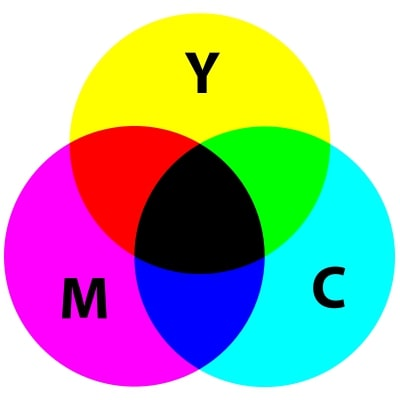
#> input picture src_images/CMY_colors.jpeg, 400 x 400 px
$ python lithophane.py src_images/CMYKColourModel.jpeg src_images/CMY_colors.jpeg
#> lines starting #> are read from the running program, lines starting #| are printed output that depends on the picture
"""
This is the Lithophane Module written by Dirk Colbry.

Core of this module uses matlab-stl to write stl
files written by Rick van Hattem.

https://github.com/colbrydi/Lithophane
"""

import matplotlib.image as img
import matplotlib.pyplot as plt
import os
import sys
# from PIL import Image
from skimage.transform import resize

import numpy as np

from mpl_toolkits import mplot3d
from matplotlib import pyplot

from stl import mesh


def rgb2gray(rgb):
    """
    Convert rgb image to grayscale image in range 0-1
    gray = factorial(rgbimg)
    """
    r, g, b = rgb[:, :, 0], rgb[:, :, 1], rgb[:, :, 2]
    gray = 0.2989 * r + 0.5870 * g + 0.1140 * b
    return gray


def scaleim(im, width_mm=40):
    """
    Scale image to 0.1 pixel width
    For example the following:

    im_scaled = scaleim(im, width_mm = 100)

    Will make an image with 1000 pixels wide.
    The height will be scale proportionally
    """
    ydim = im.shape[0]
    xdim = im.shape[1]

    scale = (width_mm * 10 / xdim)
    newshape = (int(ydim * scale), int(xdim * scale), 3)
    im = resize(im, newshape)
    return im


def jpg2stl(im='', width='', h=3.0, d=0.5, show=True):
    """
    Function to convert filename to stl with width = width
    :width: - Required parameter.  Width
    """
#> called with im = 'src_images/CMY_colors.jpeg', width = '', h = 3, d = 0.5, show = True
    depth = h
    offset = d

    if type(im) == str:
        filename = im
        print(f"Reading {filename}")
        im = img.imread(filename)
#> im is the input picture: shape (400, 400, 3); mean R, G, B 167.1, 168.1, 166.9
    else:
        filename = 'image.xxx'

    if width == '':
        width = im.shape[1]
#> width = 400

    # TODO: Width is actually height
    im = scaleim(im, width_mm=width)

    im = im / np.max(im)

    # Convert to grayscale
    if len(im.shape) == 3:
        gray = rgb2gray(im)
#> in rgb2gray, `r, g, b = rgb[:, :, 0], rgb[:, :, 1], rgb[:, :, 2]`:
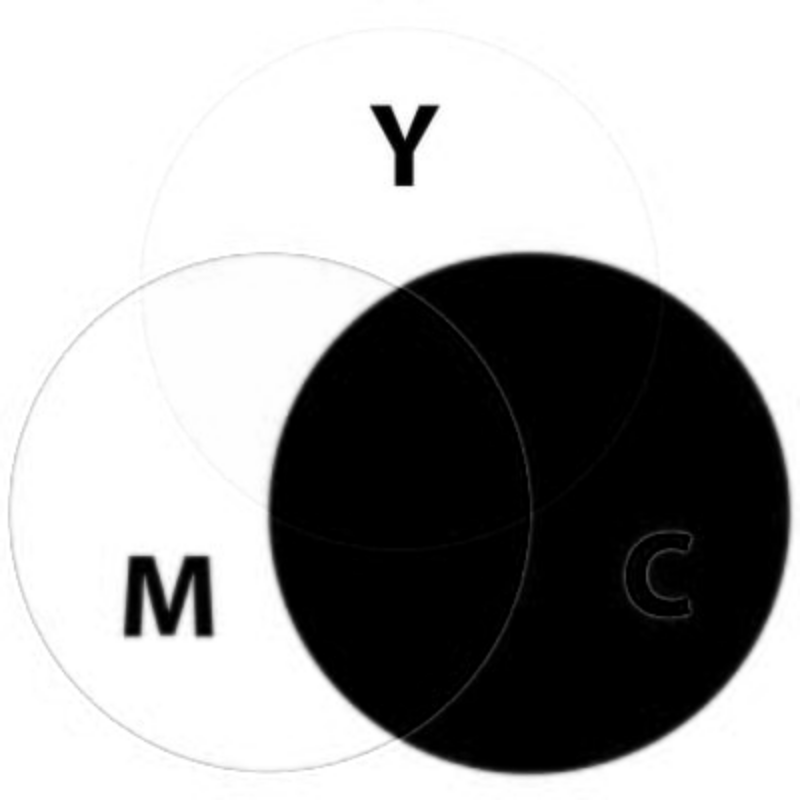
#> r: shape (4000, 4000) float64 (shown at 1/5 size); min 0, max 1, mean 0.655
#> in rgb2gray, `r, g, b = rgb[:, :, 0], rgb[:, :, 1], rgb[:, :, 2]`:
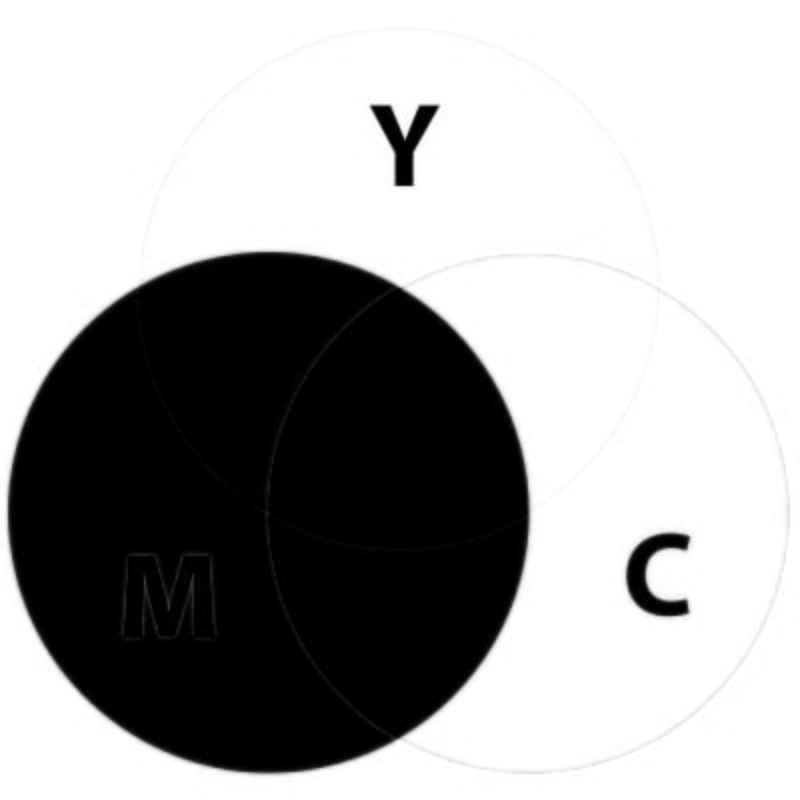
#> g: shape (4000, 4000) float64 (shown at 1/5 size); min 0, max 1, mean 0.659
#> in rgb2gray, `r, g, b = rgb[:, :, 0], rgb[:, :, 1], rgb[:, :, 2]`:
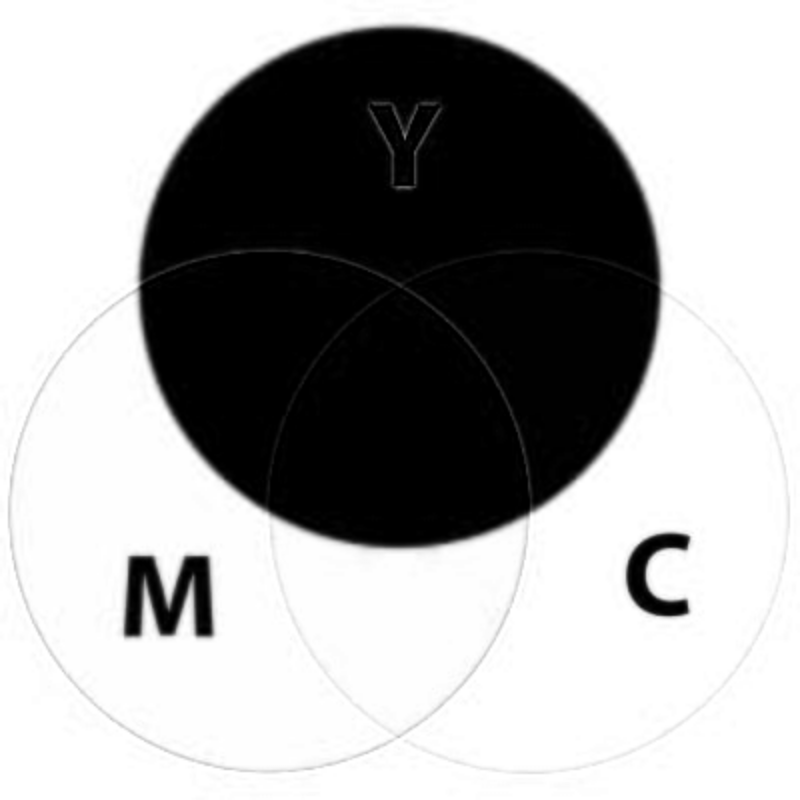
#> b: shape (4000, 4000) float64 (shown at 1/5 size); min 0, max 1, mean 0.654
#> in rgb2gray, `gray = 0.2989 * r + 0.5870 * g + 0.1140 * b`:
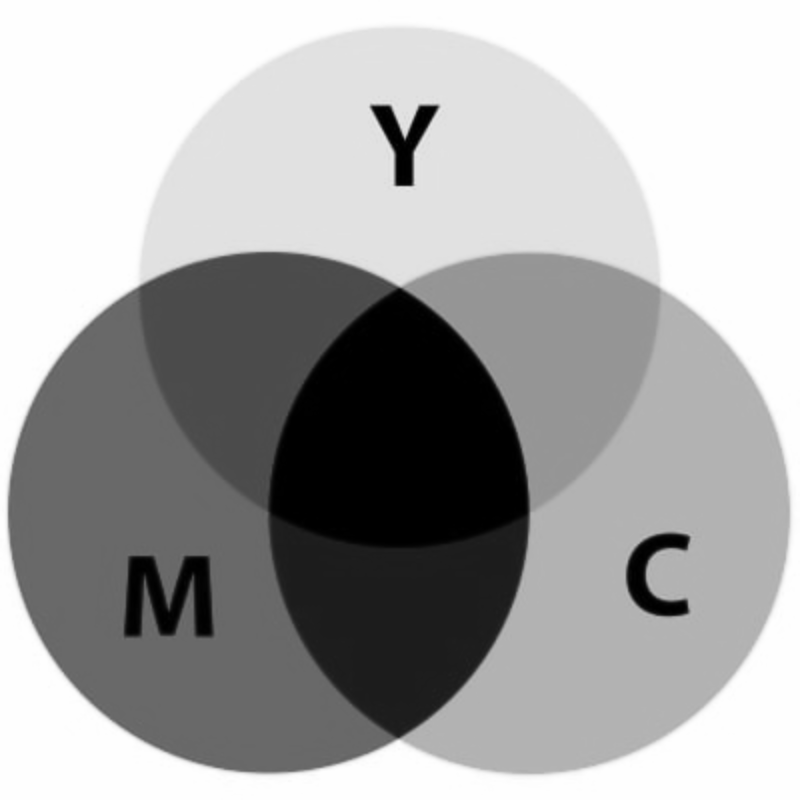
#> gray: shape (4000, 4000) float64 (shown at 1/5 size); min 0, max 1, mean 0.657
    else:
        gray = im

    # g = np.fliplr(g)
    if (show):
        plt.imshow(gray, cmap=plt.get_cmap('gray'))

    # print(np.max(g))
    # print(g.shape)

    # Invert threshold for z matrix
    ngray = 1 - np.double(gray)
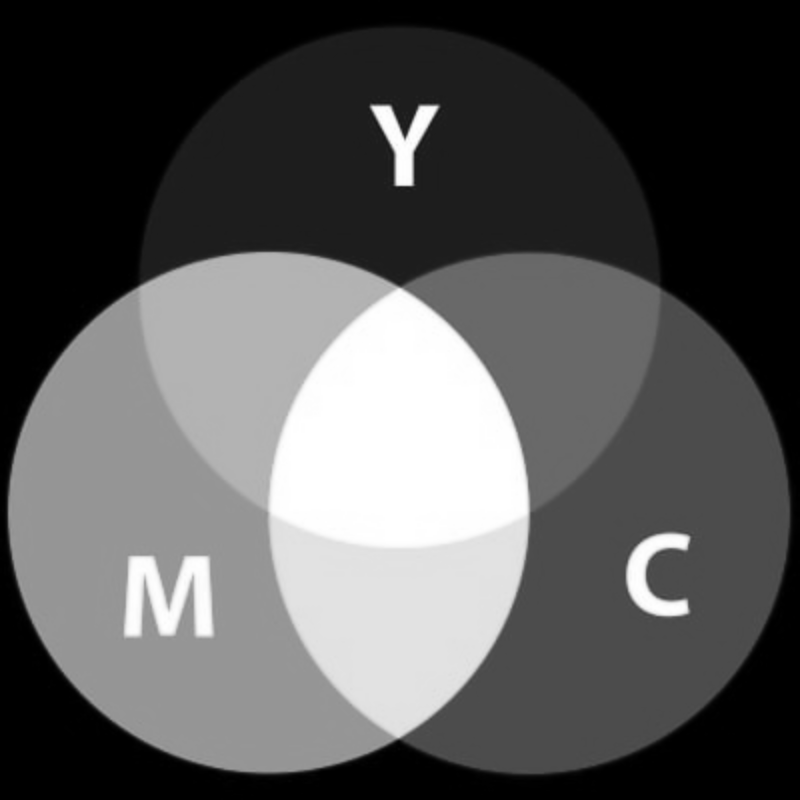
#> ngray: shape (4000, 4000) float64 (shown at 1/5 size); min 0.0001, max 1, mean 0.343

    # scale z matrix to desired max depth and add base height
    z_middle = ngray * depth + offset

    # add border of zeros to help with back.
    z = np.zeros([z_middle.shape[0] + 2, z_middle.shape[1] + 2])
    z[1:-1, 1:-1] = z_middle
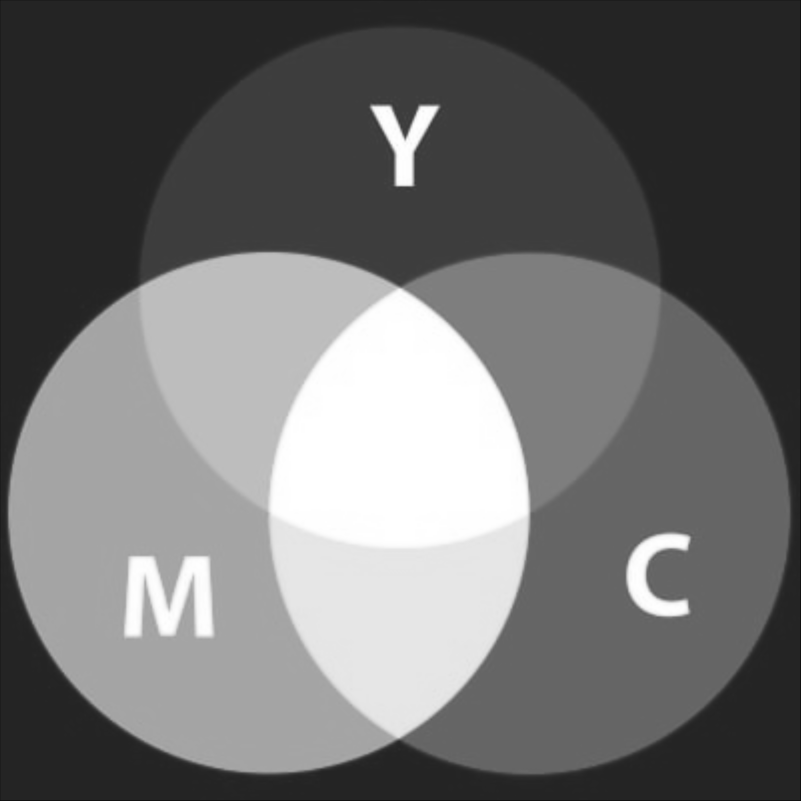
#> z: shape (4002, 4002) float64 (shown at 1/5 size); min 0, max 3.5, mean 1.53; drawn with min black and max white

    x1 = np.linspace(1, z.shape[1] / 10, z.shape[1])
#> x1 = 4002 values from 1 to 400.2
    y1 = np.linspace(1, z.shape[0] / 10, z.shape[0])
#> y1 = 4002 values from 1 to 400.2

    x, y = np.meshgrid(x1, y1)

    x = np.fliplr(x)

    return x, y, z


# [98 lines left out: functions makeCylinder, makemesh, showstl, not called in this run]


if __name__ == "__main__":
    import sys

    jpg2stl(sys.argv[2])
